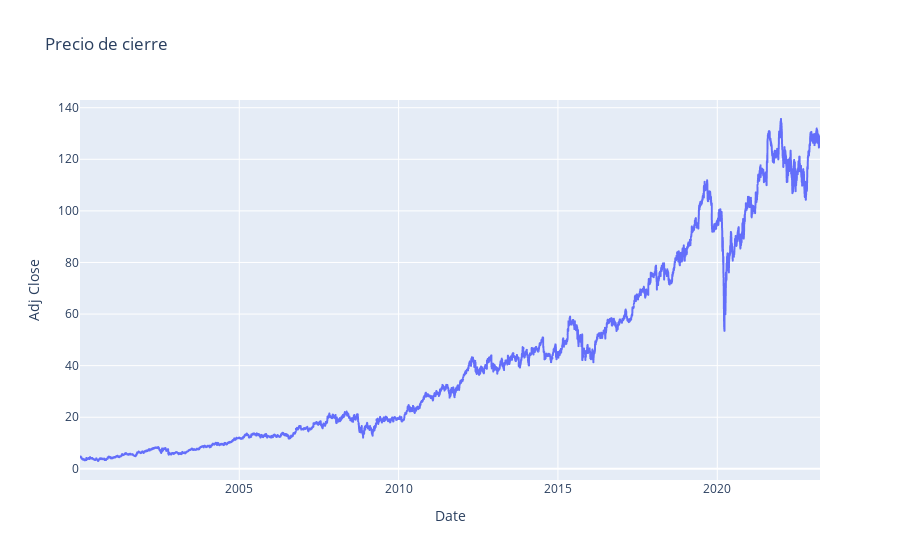

Here is the notebook cell this chart was saved with:
### Code cell
fig = px.line(VIX,x=VIX.index,y='Adj Close',title='Precio de cierre')
fig.show()

### Figure 1 — Plotly figure (JSON) as saved in the notebook; plotly's stock layout.template omitted (floating-point values rounded to 4 significant figures; data arrays with more than 128 entries replaced by an {"elided": "..."} marker saying what was removed)
{"data": [{"hovertemplate": "Date=%{x}<br>Adj Close=%{y}<extra></extra>", "legendgroup": "", "line": {"color": "#636efa", "dash": "solid"}, "marker": {"symbol": "circle"}, "mode": "lines", "name": "", "showlegend": false, "type": "scattergl", "x": {"elided": "5843 str values"}, "xaxis": "x", "y": {"elided": "5843 float values"}, "yaxis": "y"}], "layout": {"legend": {"tracegroupgap": 0}, "title": {"text": "Precio de cierre"}, "xaxis": {"anchor": "y", "domain": [0, 1], "title": {"text": "Date"}}, "yaxis": {"anchor": "x", "domain": [0, 1], "title": {"text": "Adj Close"}}}}
